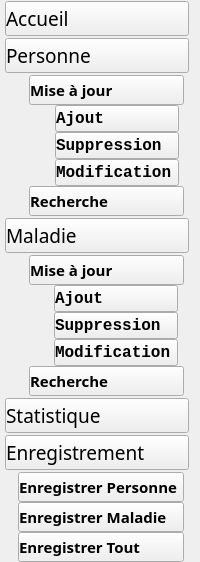
        <widget class="QWidget" name="widget_12" native="true">
         <property name="minimumSize">
          <size>
           <width>0</width>
           <height>0</height>
          </size>
         </property>
         <property name="sizeIncrement">
          <size>
           <width>0</width>
           <height>0</height>
          </size>
         </property>
         <property name="baseSize">
          <size>
           <width>0</width>
           <height>0</height>
          </size>
         </property>
         <property name="styleSheet">
          <string notr="true"/>
         </property>
         <layout class="QVBoxLayout" name="verticalLayout_3">
          <property name="spacing">
           <number>2</number>
          </property>
          <property name="leftMargin">
           <number>5</number>
          </property>
          <property name="topMargin">
           <number>1</number>
          </property>
          <property name="bottomMargin">
           <number>0</number>
          </property>
          <item>
           <widget class="QPushButton" name="ACCUEIL">
            <property name="minimumSize">
             <size>
              <width>0</width>
              <height>30</height>
             </size>
            </property>
            <property name="font">
             <font>
              <family>Cascadia Code</family>
              <pointsize>14</pointsize>
              <weight>50</weight>
              <bold>false</bold>
             </font>
            </property>
            <property name="cursor">
             <cursorShape>PointingHandCursor</cursorShape>
            </property>
            <property name="layoutDirection">
             <enum>Qt::LeftToRight</enum>
            </property>
            <property name="styleSheet">
             <string notr="true">text-align:left;</string>
            </property>
            <property name="text">
             <string>Accueil</string>
            </property>
            <property name="icon">
             <iconset>
              <normaloff>Source/home.png</normaloff>Source/home.png</iconset>
            </property>
            <property name="iconSize">
             <size>
              <width>25</width>
              <height>25</height>
             </size>
            </property>
            <property name="checkable">
             <bool>true</bool>
            </property>
            <property name="autoExclusive">
             <bool>true</bool>
            </property>
           </widget>
          </item>
          <item>
           <widget class="QPushButton" name="G_personnes">
            <property name="minimumSize">
             <size>
              <width>0</width>
              <height>30</height>
             </size>
            </property>
            <property name="font">
             <font>
              <family>Cascadia Code</family>
              <pointsize>14</pointsize>
              <weight>50</weight>
              <bold>false</bold>
             </font>
            </property>
            <property name="cursor">
             <cursorShape>PointingHandCursor</cursorShape>
            </property>
            <property name="styleSheet">
             <string notr="true">text-align:left;</string>
            </property>
            <property name="text">
             <string>Personne</string>
            </property>
            <property name="icon">
             <iconset>
              <normaloff>Source/group.png</normaloff>Source/group.png</iconset>
            </property>
            <property name="iconSize">
             <size>
              <width>25</width>
              <height>25</height>
             </size>
            </property>
            <property name="checkable">
             <bool>true</bool>
            </property>
            <property name="autoExclusive">
             <bool>true</bool>
            </property>
            <property name="autoRepeatDelay">
             <number>20</number>
            </property>
            <property name="autoRepeatInterval">
             <number>10</number>
            </property>
           </widget>
          </item>
          <item alignment="Qt::AlignRight">
           <widget class="QWidget" name="widget_4" native="true">
            <property name="minimumSize">
             <size>
              <width>160</width>
              <height>0</height>
             </size>
            </property>
            <property name="styleSheet">
             <string notr="true">text-align:left;</string>
            </property>
            <layout class="QVBoxLayout" name="verticalLayout_2">
             <property name="spacing">
              <number>0</number>
             </property>
             <property name="leftMargin">
              <number>0</number>
             </property>
             <property name="topMargin">
              <number>0</number>
             </property>
             <property name="rightMargin">
              <number>5</number>
             </property>
             <property name="bottomMargin">
              <number>0</number>
             </property>
             <item>
              <widget class="QPushButton" name="pushButton_2">
               <property name="minimumSize">
                <size>
                 <width>0</width>
                 <height>30</height>
                </size>
               </property>
               <property name="font">
                <font>
                 <family>Myanmar Text</family>
                 <pointsize>11</pointsize>
                 <weight>75</weight>
                 <bold>true</bold>
                </font>
               </property>
               <property name="cursor">
                <cursorShape>PointingHandCursor</cursorShape>
               </property>
               <property name="autoFillBackground">
                <bool>false</bool>
               </property>
               <property name="styleSheet">
                <string notr="true"/>
               </property>
               <property name="text">
                <string>Mise à jour</string>
               </property>
               <property name="icon">
                <iconset>
                 <normaloff>Source/Fl.png</normaloff>Source/Fl.png</iconset>
               </property>
               <property name="iconSize">
                <size>
                 <width>10</width>
                 <height>10</height>
                </size>
               </property>
               <property name="checkable">
                <bool>true</bool>
               </property>
               <property name="autoExclusive">
                <bool>true</bool>
               </property>
               <property name="autoRepeatInterval">
                <number>10</number>
               </property>
              </widget>
             </item>
             <item alignment="Qt::AlignRight">
              <widget class="QWidget" name="widget_5" native="true">
               <property name="minimumSize">
                <size>
                 <width>120</width>
                 <height>0</height>
                </size>
               </property>
               <property name="styleSheet">
                <string notr="true">text-align:left;</string>
               </property>
               <layout class="QVBoxLayout" name="verticalLayout_5">
                <property name="spacing">
                 <number>0</number>
                </property>
                <property name="leftMargin">
                 <number>0</number>
                </property>
                <property name="topMargin">
                 <number>0</number>
                </property>
                <property name="rightMargin">
                 <number>5</number>
                </property>
                <property name="bottomMargin">
                 <number>0</number>
                </property>
                <item>
                 <widget class="QPushButton" name="pushButton_5">
                  <property name="font">
                   <font>
                    <family>Consolas</family>
                    <pointsize>12</pointsize>
                    <weight>75</weight>
                    <bold>true</bold>
                   </font>
                  </property>
                  <property name="cursor">
                   <cursorShape>PointingHandCursor</cursorShape>
                  </property>
                  <property name="text">
                   <string>Ajout</string>
                  </property>
                  <property name="icon">
                   <iconset>
                    <normaloff>Source/add.png</normaloff>Source/add.png</iconset>
                  </property>
                  <property name="iconSize">
                   <size>
                    <width>10</width>
                    <height>10</height>
                   </size>
                  </property>
                  <property name="checkable">
                   <bool>true</bool>
                  </property>
                  <property name="autoExclusive">
                   <bool>true</bool>
                  </property>
                  <property name="autoRepeatDelay">
                   <number>20</number>
                  </property>
                  <property name="autoRepeatInterval">
                   <number>10</number>
                  </property>
                 </widget>
                </item>
                <item>
                 <widget class="QPushButton" name="pushButton_6">
                  <property name="font">
                   <font>
                    <family>Consolas</family>
                    <pointsize>12</pointsize>
                    <weight>75</weight>
                    <bold>true</bold>
                   </font>
                  </property>
                  <property name="cursor">
                   <cursorShape>PointingHandCursor</cursorShape>
                  </property>
                  <property name="text">
                   <string>Suppression</string>
                  </property>
                  <property name="icon">
                   <iconset>
                    <normaloff>Source/bin.png</normaloff>Source/bin.png</iconset>
                  </property>
                  <property name="iconSize">
                   <size>
                    <width>10</width>
                    <height>10</height>
                   </size>
                  </property>
                  <property name="checkable">
                   <bool>true</bool>
                  </property>
                  <property name="autoExclusive">
                   <bool>true</bool>
                  </property>
                  <property name="autoRepeatDelay">
                   <number>20</number>
                  </property>
                  <property name="autoRepeatInterval">
                   <number>10</number>
                  </property>
                 </widget>
                </item>
                <item>
                 <widget class="QPushButton" name="pushButton_4">
                  <property name="font">
                   <font>
                    <family>Consolas</family>
                    <pointsize>12</pointsize>
                    <weight>75</weight>
                    <bold>true</bold>
                   </font>
                  </property>
                  <property name="cursor">
                   <cursorShape>PointingHandCursor</cursorShape>
                  </property>
                  <property name="text">
                   <string>Modification</string>
                  </property>
                  <property name="icon">
                   <iconset>
                    <normaloff>Source/edit.png</normaloff>Source/edit.png</iconset>
                  </property>
                  <property name="iconSize">
                   <size>
                    <width>12</width>
                    <height>12</height>
                   </size>
                  </property>
                  <property name="checkable">
                   <bool>true</bool>
                  </property>
                  <property name="autoExclusive">
                   <bool>true</bool>
                  </property>
                  <property name="autoRepeatDelay">
                   <number>20</number>
                  </property>
                  <property name="autoRepeatInterval">
                   <number>10</number>
                  </property>
                 </widget>
                </item>
               </layout>
              </widget>
             </item>
             <item>
              <widget class="QPushButton" name="pushButton_3">
               <property name="minimumSize">
                <size>
                 <width>0</width>
                 <height>30</height>
                </size>
               </property>
               <property name="font">
                <font>
                 <family>Myanmar Text</family>
                 <pointsize>11</pointsize>
                 <weight>75</weight>
                 <bold>true</bold>
                </font>
               </property>
               <property name="cursor">
                <cursorShape>PointingHandCursor</cursorShape>
               </property>
               <property name="styleSheet">
                <string notr="true"/>
               </property>
               <property name="text">
                <string>Recherche</string>
               </property>
               <property name="icon">
                <iconset>
                 <normaloff>Source/Fl.png</normaloff>Source/Fl.png</iconset>
               </property>
               <property name="iconSize">
                <size>
                 <width>10</width>
                 <height>10</height>
                </size>
               </property>
               <property name="checkable">
                <bool>true</bool>
               </property>
               <property name="autoExclusive">
                <bool>true</bool>
               </property>
              </widget>
             </item>
            </layout>
           </widget>
          </item>
          <item>
           <widget class="QPushButton" name="G_maladie">
            <property name="minimumSize">
             <size>
              <width>0</width>
              <height>30</height>
             </size>
            </property>
            <property name="font">
             <font>
              <family>Cascadia Code</family>
              <pointsize>14</pointsize>
              <weight>50</weight>
              <bold>false</bold>
             </font>
            </property>
            <property name="cursor">
             <cursorShape>PointingHandCursor</cursorShape>
            </property>
            <property name="styleSheet">
             <string notr="true">text-align:left;</string>
            </property>
            <property name="text">
             <string>Maladie</string>
            </property>
            <property name="icon">
             <iconset>
              <normaloff>Source/patient.png</normaloff>Source/patient.png</iconset>
            </property>
            <property name="iconSize">
             <size>
              <width>25</width>
              <height>25</height>
             </size>
            </property>
            <property name="checkable">
             <bool>true</bool>
            </property>
            <property name="autoExclusive">
             <bool>true</bool>
            </property>
           </widget>
          </item>
          <item alignment="Qt::AlignRight">
           <widget class="QWidget" name="widget_6" native="true">
            <property name="minimumSize">
             <size>
              <width>160</width>
              <height>0</height>
             </size>
            </property>
            <property name="styleSheet">
             <string notr="true"/>
            </property>
            <layout class="QVBoxLayout" name="verticalLayout_6">
             <property name="spacing">
              <number>0</number>
             </property>
             <property name="leftMargin">
              <number>0</number>
             </property>
             <property name="topMargin">
              <number>0</number>
             </property>
             <property name="rightMargin">
              <number>5</number>
             </property>
             <property name="bottomMargin">
              <number>0</number>
             </property>
             <item>
              <widget class="QPushButton" name="pushButton_7">
               <property name="minimumSize">
                <size>
                 <width>0</width>
                 <height>30</height>
                </size>
               </property>
               <property name="font">
                <font>
                 <family>Myanmar Text</family>
                 <pointsize>11</pointsize>
                 <weight>75</weight>
                 <bold>true</bold>
                </font>
               </property>
               <property name="cursor">
                <cursorShape>PointingHandCursor</cursorShape>
               </property>
               <property name="styleSheet">
                <string notr="true">text-align:left;</string>
               </property>
               <property name="text">
                <string>Mise à jour</string>
               </property>
               <property name="icon">
                <iconset>
                 <normaloff>Source/Fl.png</normaloff>Source/Fl.png</iconset>
               </property>
               <property name="iconSize">
                <size>
                 <width>10</width>
                 <height>10</height>
                </size>
               </property>
               <property name="checkable">
                <bool>true</bool>
               </property>
               <property name="autoExclusive">
                <bool>true</bool>
               </property>
              </widget>
             </item>
             <item alignment="Qt::AlignRight">
              <widget class="QWidget" name="widget_7" native="true">
               <property name="minimumSize">
                <size>
                 <width>120</width>
                 <height>0</height>
                </size>
               </property>
               <property name="styleSheet">
                <string notr="true">text-align:left;</string>
               </property>
               <layout class="QVBoxLayout" name="verticalLayout_7">
                <property name="spacing">
                 <number>0</number>
                </property>
                <property name="leftMargin">
                 <number>0</number>
                </property>
                <property name="topMargin">
                 <number>0</number>
                </property>
                <property name="rightMargin">
                 <number>6</number>
                </property>
                <property name="bottomMargin">
                 <number>0</number>
                </property>
                <item>
                 <widget class="QPushButton" name="pushButton_8">
                  <property name="font">
                   <font>
                    <family>Consolas</family>
                    <pointsize>12</pointsize>
                    <weight>75</weight>
                    <bold>true</bold>
                   </font>
                  </property>
                  <property name="cursor">
                   <cursorShape>PointingHandCursor</cursorShape>
                  </property>
                  <property name="layoutDirection">
                   <enum>Qt::LeftToRight</enum>
                  </property>
                  <property name="text">
                   <string>Ajout</string>
                  </property>
                  <property name="icon">
                   <iconset>
                    <normaloff>Source/add.png</normaloff>Source/add.png</iconset>
                  </property>
                  <property name="iconSize">
                   <size>
                    <width>10</width>
                    <height>10</height>
                   </size>
                  </property>
                  <property name="checkable">
                   <bool>true</bool>
                  </property>
                  <property name="autoExclusive">
                   <bool>true</bool>
                  </property>
                 </widget>
                </item>
                <item>
                 <widget class="QPushButton" name="pushButton_9">
                  <property name="font">
                   <font>
                    <family>Consolas</family>
                    <pointsize>12</pointsize>
                    <weight>75</weight>
                    <bold>true</bold>
                   </font>
                  </property>
                  <property name="cursor">
                   <cursorShape>PointingHandCursor</cursorShape>
                  </property>
                  <property name="text">
                   <string>Suppression</string>
                  </property>
                  <property name="icon">
                   <iconset>
                    <normaloff>Source/bin.png</normaloff>Source/bin.png</iconset>
                  </property>
                  <property name="iconSize">
                   <size>
                    <width>10</width>
                    <height>10</height>
                   </size>
                  </property>
                  <property name="checkable">
                   <bool>true</bool>
                  </property>
                  <property name="autoExclusive">
                   <bool>true</bool>
                  </property>
                 </widget>
                </item>
                <item>
                 <widget class="QPushButton" name="pushButton_10">
                  <property name="font">
                   <font>
                    <family>Consolas</family>
                    <pointsize>12</pointsize>
                    <weight>75</weight>
                    <bold>true</bold>
                   </font>
                  </property>
                  <property name="cursor">
                   <cursorShape>PointingHandCursor</cursorShape>
                  </property>
                  <property name="text">
                   <string>Modification</string>
                  </property>
                  <property name="icon">
                   <iconset>
                    <normaloff>Source/edit.png</normaloff>Source/edit.png</iconset>
                  </property>
                  <property name="iconSize">
                   <size>
                    <width>12</width>
                    <height>12</height>
                   </size>
                  </property>
                  <property name="checkable">
                   <bool>true</bool>
                  </property>
                  <property name="autoExclusive">
                   <bool>true</bool>
                  </property>
                 </widget>
                </item>
               </layout>
              </widget>
             </item>
             <item>
              <widget class="QPushButton" name="pushButton_11">
               <property name="minimumSize">
                <size>
                 <width>0</width>
                 <height>30</height>
                </size>
               </property>
               <property name="font">
                <font>
                 <family>Myanmar Text</family>
                 <pointsize>11</pointsize>
                 <weight>75</weight>
                 <bold>true</bold>
                </font>
               </property>
               <property name="cursor">
                <cursorShape>PointingHandCursor</cursorShape>
               </property>
               <property name="styleSheet">
                <string notr="true">text-align:left;</string>
               </property>
               <property name="text">
                <string>Recherche</string>
               </property>
               <property name="icon">
                <iconset>
                 <normaloff>Source/Fl.png</normaloff>Source/Fl.png</iconset>
               </property>
               <property name="iconSize">
                <size>
                 <width>10</width>
                 <height>10</height>
                </size>
               </property>
               <property name="checkable">
                <bool>true</bool>
               </property>
               <property name="autoExclusive">
                <bool>true</bool>
               </property>
              </widget>
             </item>
            </layout>
           </widget>
          </item>
          <item>
           <widget class="QPushButton" name="calcul_affi">
            <property name="minimumSize">
             <size>
              <width>0</width>
              <height>30</height>
             </size>
            </property>
            <property name="font">
             <font>
              <family>Cascadia Code</family>
              <pointsize>14</pointsize>
              <weight>50</weight>
              <bold>false</bold>
             </font>
            </property>
            <property name="cursor">
             <cursorShape>PointingHandCursor</cursorShape>
            </property>
            <property name="styleSheet">
             <string notr="true">text-align:left;</string>
            </property>
            <property name="text">
             <string>Statistique</string>
            </property>
            <property name="icon">
             <iconset>
              <normaloff>Source/file.png</normaloff>Source/file.png</iconset>
            </property>
            <property name="iconSize">
             <size>
              <width>25</width>
              <height>25</height>
             </size>
            </property>
            <property name="checkable">
             <bool>true</bool>
            </property>
            <property name="autoExclusive">
             <bool>true</bool>
            </property>
           </widget>
          </item>
          <item>
           <widget class="QPushButton" name="enreg">
            <property name="minimumSize">
             <size>
              <width>0</width>
              <height>30</height>
             </size>
            </property>
            <property name="font">
             <font>
              <family>Cascadia Code</family>
              <pointsize>14</pointsize>
              <weight>50</weight>
              <bold>false</bold>
             </font>
            </property>
            <property name="cursor">
             <cursorShape>PointingHandCursor</cursorShape>
            </property>
            <property name="styleSheet">
             <string notr="true">text-align:left;</string>
            </property>
            <property name="text">
             <string>Enregistrement</string>
            </property>
            <property name="icon">
             <iconset>
              <normaloff>Source/save-instagram.png</normaloff>Source/save-instagram.png</iconset>
            </property>
            <property name="iconSize">
             <size>
              <width>25</width>
              <height>25</height>
             </size>
            </property>
            <property name="checkable">
             <bool>true</bool>
            </property>
            <property name="autoExclusive">
             <bool>true</bool>
            </property>
           </widget>
          </item>
          <item alignment="Qt::AlignRight">
           <widget class="QWidget" name="widget_8" native="true">
            <property name="minimumSize">
             <size>
              <width>160</width>
              <height>0</height>
             </size>
            </property>
            <property name="styleSheet">
             <string notr="true">text-align:left;</string>
            </property>
            <layout class="QVBoxLayout" name="verticalLayout_8">
             <property name="spacing">
              <number>0</number>
             </property>
             <property name="leftMargin">
              <number>6</number>
             </property>
             <property name="topMargin">
              <number>0</number>
             </property>
             <property name="rightMargin">
              <number>5</number>
             </property>
             <property name="bottomMargin">
              <number>0</number>
             </property>
             <item>
              <widget class="QPushButton" name="pushButton_12">
               <property name="minimumSize">
                <size>
                 <width>0</width>
                 <height>30</height>
                </size>
               </property>
               <property name="font">
                <font>
                 <family>Myanmar Text</family>
                 <pointsize>11</pointsize>
                 <weight>75</weight>
                 <bold>true</bold>
                </font>
               </property>
               <property name="cursor">
                <cursorShape>PointingHandCursor</cursorShape>
               </property>
               <property name="text">
                <string>Enregistrer Personne</string>
               </property>
               <property name="icon">
                <iconset>
                 <normaloff>Source/one.png</normaloff>Source/one.png</iconset>
               </property>
               <property name="iconSize">
                <size>
                 <width>10</width>
                 <height>10</height>
                </size>
               </property>
               <property name="checkable">
                <bool>true</bool>
               </property>
               <property name="autoExclusive">
                <bool>true</bool>
               </property>
              </widget>
             </item>
             <item>
              <widget class="QPushButton" name="pushButton_15">
               <property name="minimumSize">
                <size>
                 <width>0</width>
                 <height>30</height>
                </size>
               </property>
               <property name="font">
                <font>
                 <family>Myanmar Text</family>
                 <pointsize>11</pointsize>
                 <weight>75</weight>
                 <bold>true</bold>
                </font>
               </property>
               <property name="cursor">
                <cursorShape>PointingHandCursor</cursorShape>
               </property>
               <property name="text">
                <string>Enregistrer Maladie</string>
               </property>
               <property name="icon">
                <iconset>
                 <normaloff>Source/two.png</normaloff>Source/two.png</iconset>
               </property>
               <property name="iconSize">
                <size>
                 <width>10</width>
                 <height>10</height>
                </size>
               </property>
               <property name="checkable">
                <bool>true</bool>
               </property>
               <property name="autoExclusive">
                <bool>true</bool>
               </property>
              </widget>
             </item>
             <item>
              <widget class="QPushButton" name="pushButton_16">
               <property name="minimumSize">
                <size>
                 <width>0</width>
                 <height>30</height>
                </size>
               </property>
               <property name="font">
                <font>
                 <family>Myanmar Text</family>
                 <pointsize>11</pointsize>
                 <weight>75</weight>
                 <bold>true</bold>
                </font>
               </property>
               <property name="cursor">
                <cursorShape>PointingHandCursor</cursorShape>
               </property>
               <property name="text">
                <string>Enregistrer Tout</string>
               </property>
               <property name="icon">
                <iconset>
                 <normaloff>Source/three.png</normaloff>Source/three.png</iconset>
               </property>
               <property name="iconSize">
                <size>
                 <width>10</width>
                 <height>10</height>
                </size>
               </property>
               <property name="checkable">
                <bool>true</bool>
               </property>
               <property name="autoExclusive">
                <bool>true</bool>
               </property>
              </widget>
             </item>
            </layout>
           </widget>
          </item>
         </layout>
        </widget>
